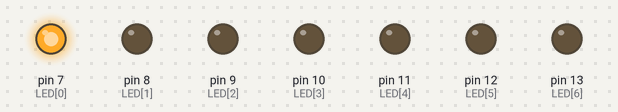
The sketch below on a simulated Arduino Uno, built with avr-gcc and run on an emulated ATmega328P. Shown: output pins drawn as LEDs (lit = HIGH).

Above: at 0.2 s.
At 1.2 s:
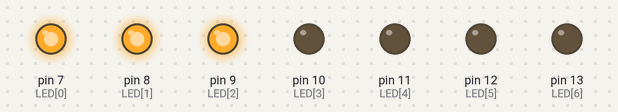
At 2.2 s:
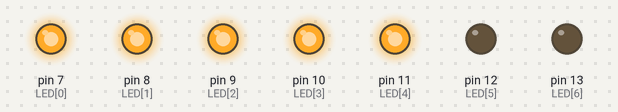
At 4.2 s:
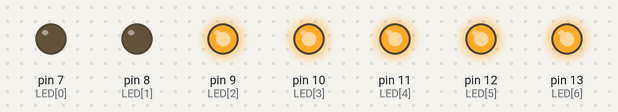
At 6.2 s:
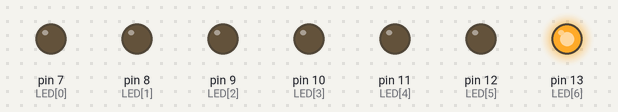
At 8.7 s:
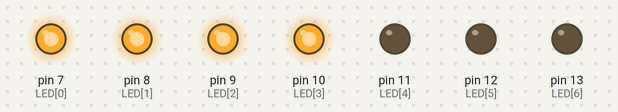
Timing chart, 0 to 9.1 s (numbered marks = the images above):
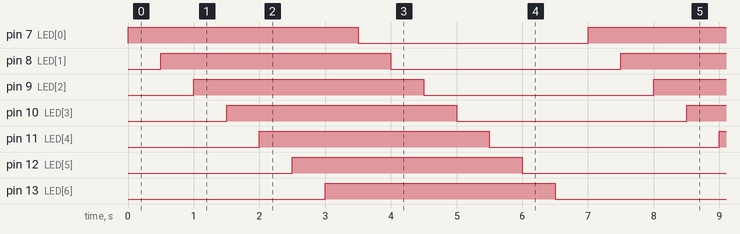

Measured:
- by itself, pin 7 (LED[0]), pin 8 (LED[1]), pin 9 (LED[2]), pin 10 (LED[3]), pin 11 (LED[4]), pin 12 (LED[5]), pin 13 (LED[6]): alternates HIGH for 3.5 s and LOW for 3.5 s
- by itself, everything shown: repeats every 7.0 s, in 14 steps

The sketch:

led_blinking.ino
```cpp
int LED[7] = {7,8,9,10,11,12,13};

void setup() {
//  pinMode(7,OUTPUT);
//  pinMode(8,OUTPUT);
//  pinMode(9,OUTPUT);
//  pinMode(10,OUTPUT);
//  pinMode(11,OUTPUT);
//  pinMode(12,OUTPUT);
//  pinMode(13,OUTPUT);

  for (int x=0;x<7;x++)
  {
    pinMode(LED[x],OUTPUT);
  }
}

void loop() {
//  digitalWrite(7,HIGH);
//  delay(500);
//  digitalWrite(8,HIGH);
//  delay(500);
//  digitalWrite(9,HIGH);
//  delay(500);
//  digitalWrite(10,HIGH);
//  delay(500);
//  digitalWrite(11,HIGH);
//  delay(500);
//  digitalWrite(12,HIGH);
//  delay(500);
//  digitalWrite(13,HIGH);
//  delay(500);
//  digitalWrite(7,LOW);
//  delay(500);
//  digitalWrite(8,LOW);
//  delay(500);
//  digitalWrite(9,LOW);
//  delay(500);
//  digitalWrite(10,LOW);
//  delay(500);
//  digitalWrite(11,LOW);
//  delay(500);
//  digitalWrite(12,LOW);
//  delay(500);
//  digitalWrite(13,LOW);
//  delay(500);

  for (int x=0;x<7;x++)
  {
  digitalWrite(LED[x],HIGH);
  delay(500);
  }
  for (int x=0;x<7;x++)
  {
  digitalWrite(LED[x],LOW);
  delay(500);
  }
}
```
